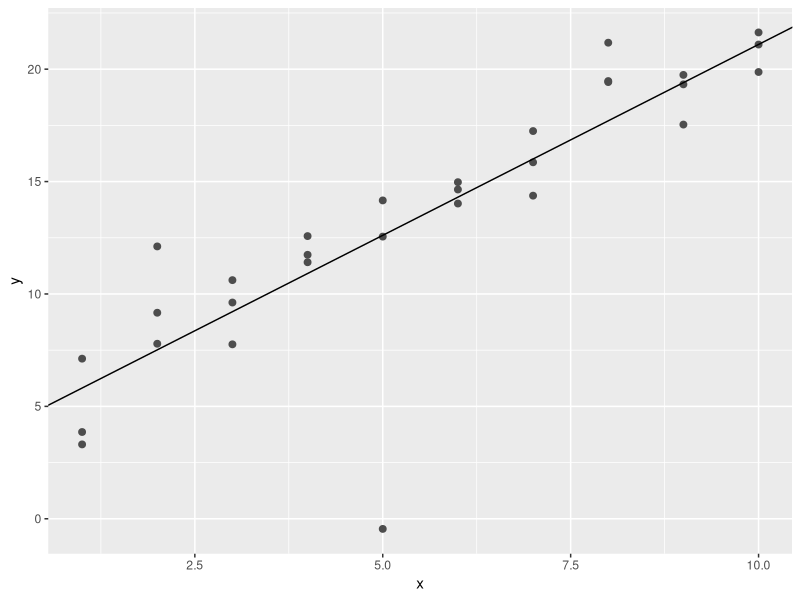

Here is the R script that generated this plot:
library(tidyverse)
sim1a <- tibble(
  x = rep(1:10, each = 3),
  y = x * 1.5 + 6 + rt(length(x), df = 2)
)
mod <- lm(y~x, data = sim1a)
ggplot(sim1a, aes(x, y)) +
  geom_point(size = 2, color = "grey30") +
  geom_abline(
    aes(intercept = mod$coefficients[1], slope = mod$coefficients[2])
  )
mod$coefficients